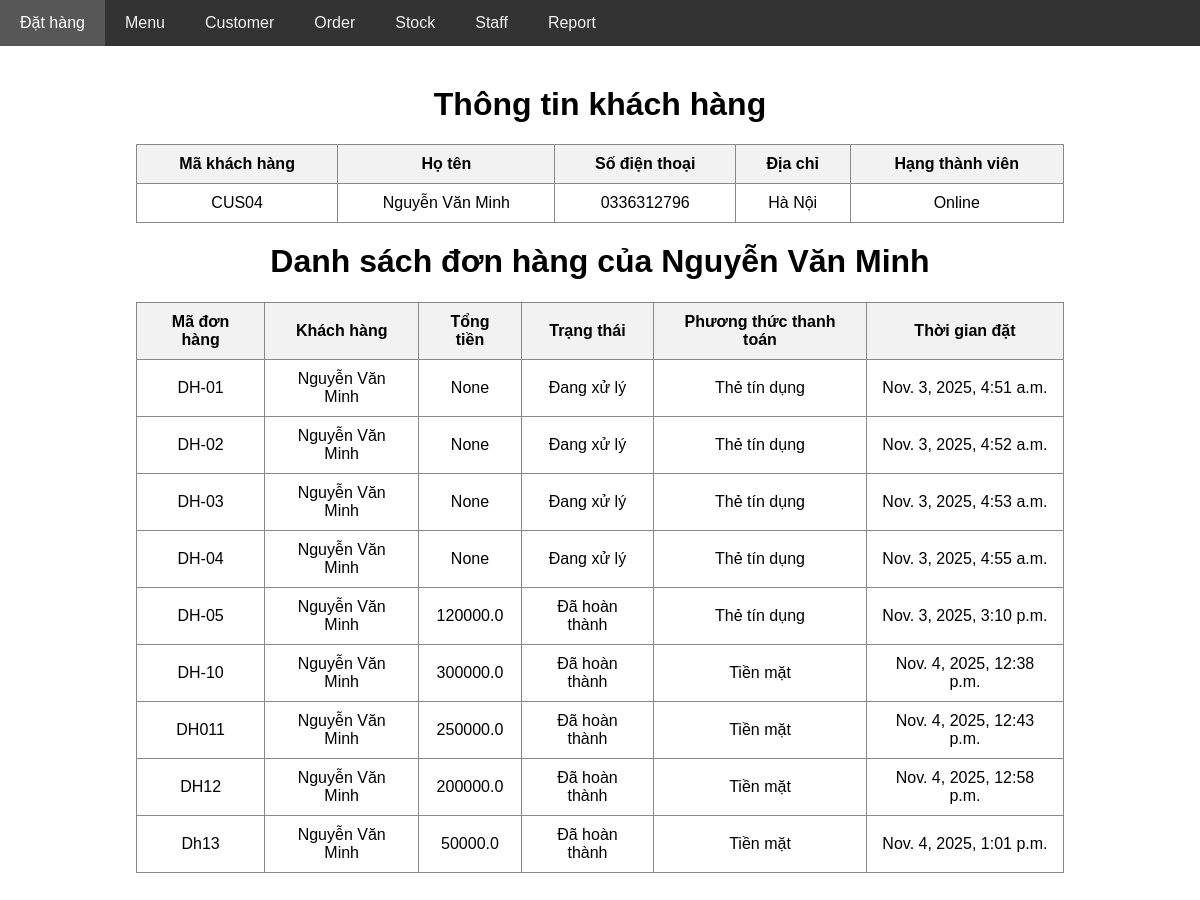
/core/customer/4, run on the app's committed database.
### core/models.py (models this page shows, shortened)
class Customer(models.Model):
    class TypeChoices(models.TextChoices):
        NORMAL = 'Normal'
        VIP = 'VIP'
        ONLINE = 'Online'
    ma_khach_hang = models.CharField(max_length=10, unique=True)
    ho_ten = models.CharField(max_length=200)
    so_dien_thoai = models.CharField(max_length=15)
    dia_chi = models.CharField(max_length=200)
    hang_thanh_vien = models.CharField(max_length=20, choices=TypeChoices.choices)

class Order(models.Model):
    class TypeChoices(models.TextChoices):
        PENDING = 'Đang xử lý'
        COMPLETED = 'Đã hoàn thành'
        CANCELED = 'Đã hủy'
    ma_don_hang = models.CharField(max_length=10, unique=True)
    customer = models.ForeignKey(Customer, on_delete=models.CASCADE, related_name='customer_orders')
    thoi_gian_dat = models.DateTimeField(auto_now_add=True)
    tong_tien = models.FloatField(null=True, blank=True)
    trang_thai = models.CharField(max_length=20, choices=TypeChoices.choices)
    phuong_thuc_thanh_toan = models.CharField(max_length=20, choices=PaymentChoices.choices)

### core/views.py (the view)
# urls.py: path('customer/<int:customer_id>', views.show_customer_detail, name='show_customer_detail'),
def show_customer_detail(request, customer_id):
    customer = Customer.objects.get(id=customer_id)
    customer_orders = customer.customer_orders.all()
    return render(request, 'customer/show_customer_detail.html', {
        'customer': customer,
        'customer_orders': customer_orders
    })

### core/templates/customer/show_customer_detail.html (shortened to what this page needs)
{% extends 'layout.html' %}
{% block body %}
<h1>Thông tin khách hàng</h1>
<table>
    <tr>
        <th>Mã khách hàng</th>
        <th>Họ tên</th>
        <th>Số điện thoại</th>
        <th>Địa chỉ</th>
        <th>Hạng thành viên</th>
    </tr>
    <tr>
        <td>{{ customer.ma_khach_hang }}</td>
        <td>{{ customer.ho_ten }}</td>
        <td>{{ customer.so_dien_thoai }}</td>
        <td>{{ customer.dia_chi }}</td>
        <td>{{ customer.hang_thanh_vien }}</td>
    </tr>
</table>
<h1>Danh sách đơn hàng của {{ customer.ho_ten }}</h1>
<table>
    <tr>
        <th>Mã đơn hàng</th>
        <th>Khách hàng</th>
        <th>Tổng tiền</th>
        <th>Trạng thái</th>
        <th>Phương thức thanh toán</th>
        <th>Thời gian đặt</th>
    </tr>
    {% for order in customer_orders %}
    <tr>
        <td>{{ order.ma_don_hang }}</td>
        <td>{{ order.customer.ho_ten }}</td>
        <td>{{ order.tong_tien }}</td>
        <td>{{ order.trang_thai }}</td>
        <td>{{ order.phuong_thuc_thanh_toan }}</td>
        <td>{{ order.thoi_gian_dat }}</td>
    </tr>
    {% empty %}
    <tr>
        <td colspan="6"><i>Khách hàng này chưa có đơn hàng nào</i></td>
    </tr>
    {% endfor %}
</table>
{% endblock %}

### core/templates/layout.html (style rules this page uses)
body { margin: 0; font-family: Arial, sans-serif; }

### core/templates/customer/show_customer_detail.html (style rules this page uses)
h1 { text-align: center; margin-top: 20px; }
table { border-collapse: collapse; width: 80%; margin: 20px auto; text-align: center; font-size: 16px; }
th, td { padding: 10px 15px; border: 1px solid #888; }
th { background-color: #f2f2f2; }

### data on the page
Customer: ma_khach_hang "CUS04", ho_ten "Nguyễn Văn Minh", so_dien_thoai "0336312796", dia_chi "Hà Nội", hang_thanh_vien "Online"
Order: ma_don_hang "DH-01", customer.ho_ten "Nguyễn Văn Minh", tong_tien "None", trang_thai "Đang xử lý", phuong_thuc_thanh_toan "Thẻ tín dụng", thoi_gian_dat "Nov. 3, 2025, 4:51 a.m."
Order: ma_don_hang "DH-02", customer.ho_ten "Nguyễn Văn Minh", tong_tien "None", trang_thai "Đang xử lý", phuong_thuc_thanh_toan "Thẻ tín dụng", thoi_gian_dat "Nov. 3, 2025, 4:52 a.m."
Order: ma_don_hang "DH-03", customer.ho_ten "Nguyễn Văn Minh", tong_tien "None", trang_thai "Đang xử lý", phuong_thuc_thanh_toan "Thẻ tín dụng", thoi_gian_dat "Nov. 3, 2025, 4:53 a.m."
Order: ma_don_hang "DH-04", customer.ho_ten "Nguyễn Văn Minh", tong_tien "None", trang_thai "Đang xử lý", phuong_thuc_thanh_toan "Thẻ tín dụng", thoi_gian_dat "Nov. 3, 2025, 4:55 a.m."
Order: ma_don_hang "DH-05", customer.ho_ten "Nguyễn Văn Minh", tong_tien "120000.0", trang_thai "Đã hoàn thành", phuong_thuc_thanh_toan "Thẻ tín dụng", thoi_gian_dat "Nov. 3, 2025, 3:10 p.m."
Order: ma_don_hang "DH-10", customer.ho_ten "Nguyễn Văn Minh", tong_tien "300000.0", trang_thai "Đã hoàn thành", phuong_thuc_thanh_toan "Tiền mặt", thoi_gian_dat "Nov. 4, 2025, 12:38 p.m."
Order: ma_don_hang "DH011", customer.ho_ten "Nguyễn Văn Minh", tong_tien "250000.0", trang_thai "Đã hoàn thành", phuong_thuc_thanh_toan "Tiền mặt", thoi_gian_dat "Nov. 4, 2025, 12:43 p.m."
Order: ma_don_hang "DH12", customer.ho_ten "Nguyễn Văn Minh", tong_tien "200000.0", trang_thai "Đã hoàn thành", phuong_thuc_thanh_toan "Tiền mặt", thoi_gian_dat "Nov. 4, 2025, 12:58 p.m."
Order: ma_don_hang "Dh13", customer.ho_ten "Nguyễn Văn Minh", tong_tien "50000.0", trang_thai "Đã hoàn thành", phuong_thuc_thanh_toan "Tiền mặt", thoi_gian_dat "Nov. 4, 2025, 1:01 p.m."
